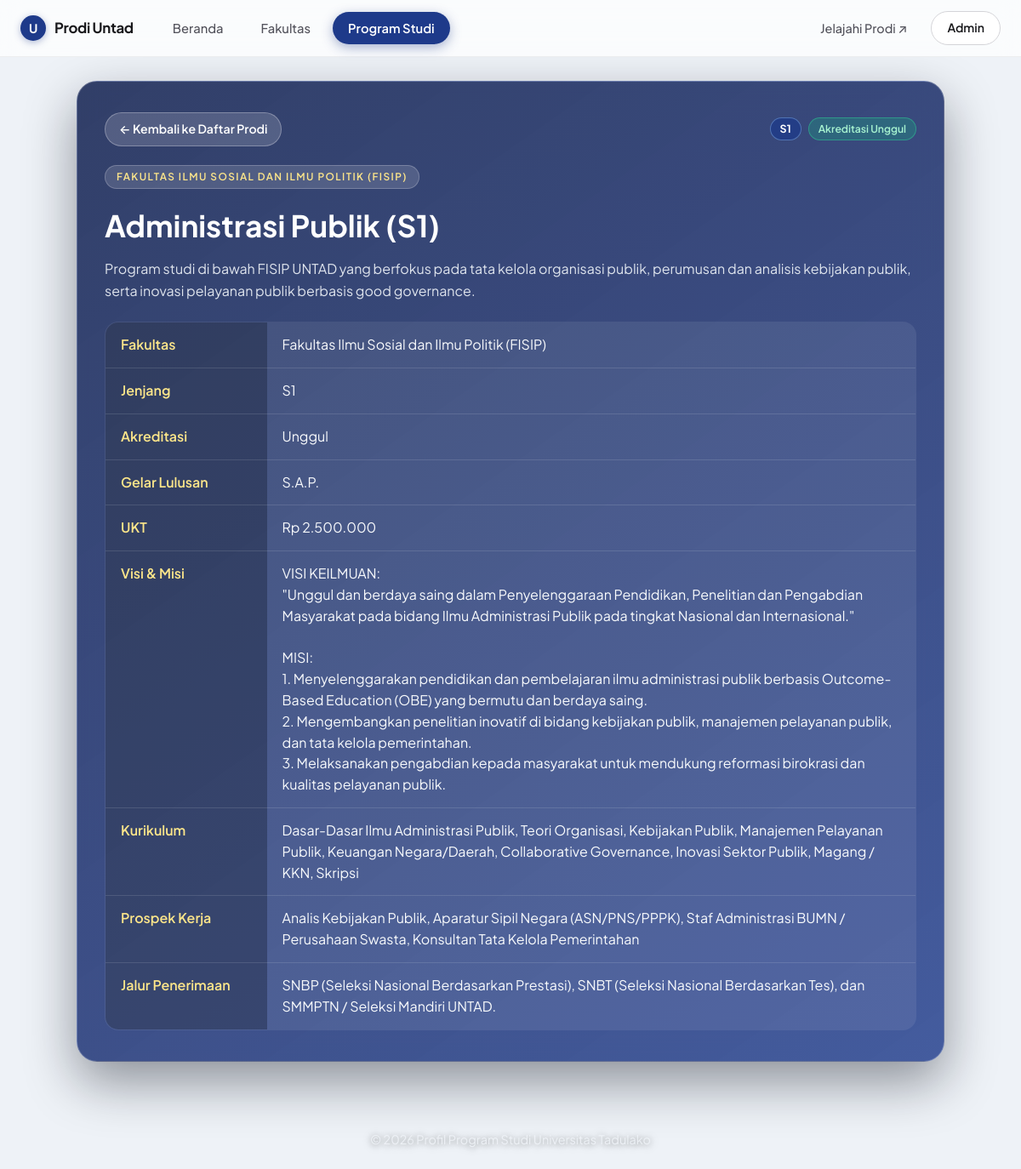
Page /index.php?c=prodi&a=detail&id=33 on the committed database.
### tables this page shows
CREATE TABLE `prodi` (
  `id` int NOT NULL AUTO_INCREMENT,
  `fakultas_id` int NOT NULL,
  `nama_prodi` varchar(150) NOT NULL,
  `jenjang` varchar(20) NOT NULL DEFAULT 'S1',
  `akreditasi` varchar(50) DEFAULT 'Baik',
  `gelar_lulusan` varchar(50) DEFAULT NULL,
  `ukt` varchar(100) DEFAULT NULL,
  `deskripsi` text,
  `visi_misi` text,
  `kurikulum` text,
  `prospek_kerja` text,
  `jalur_penerimaan` text,
  `foto_gedung` varchar(255) DEFAULT NULL,
  `maps_embed_url` text,
  PRIMARY KEY (`id`),
  KEY `fk_prodi_fakultas` (`fakultas_id`),
  CONSTRAINT `fk_prodi_fakultas` FOREIGN KEY (`fakultas_id`) REFERENCES `fakultas` (`id`) ON DELETE RESTRICT
);

CREATE TABLE `fakultas` (
  `id` int NOT NULL AUTO_INCREMENT,
  `nama_fakultas` varchar(100) NOT NULL,
  `foto_fakultas` varchar(255) DEFAULT NULL,
  PRIMARY KEY (`id`)
);

### app/controllers/Controller.php (called while the page is built)
<?php
abstract class Controller {
    protected function render(string $view, array $data = [], string $layout = 'layout'): void {
        extract($data);
        require __DIR__ . "/../views/$layout/header.php";
        require __DIR__ . "/../views/$view.php";
        require __DIR__ . "/../views/$layout/footer.php";
    }
}

### app/controllers/ProdiController.php (called while the page is built, shortened)
<?php
require_once __DIR__ . '/Controller.php';
require_once __DIR__ . '/../models/Prodi.php';
class ProdiController extends Controller {
    public function detail(): void {
        $prodi = Prodi::find((int)($_GET['id'] ?? 0));
        $this->render('prodi/detail', ['prodi' => $prodi]);
    }
}

### index.php (called while the page is built, shortened)
<?php
require_once __DIR__ . '/config/database.php';
require_once __DIR__ . '/app/helpers/functions.php';
$a = $_GET['a'] ?? 'index';
$controller = new $controllerName();
$controller->$a();

### config/database.php (called while the page is built)
<?php
function getDB(): PDO {
    static $pdo = null;
    if ($pdo === null) {
        $pdo = new PDO(
            'mysql:host=localhost;dbname=db_tubes_rpl;charset=utf8mb4',
            'root',
            '',
            [
                PDO::ATTR_ERRMODE => PDO::ERRMODE_EXCEPTION,
                PDO::ATTR_DEFAULT_FETCH_MODE => PDO::FETCH_ASSOC,
            ]
        );
    }
    return $pdo;
}

### app/models/Prodi.php (called while the page is built, shortened)
<?php
class Prodi {
    public static function find(int $id): ?array {
        $st = getDB()->prepare(
            "SELECT p.*, p.nama_prodi AS nama, f.nama_fakultas AS fakultas_nama
             FROM prodi p
             JOIN fakultas f ON f.id = p.fakultas_id
             WHERE p.id = ?"
        );
        $st->execute([$id]);
        return $st->fetch() ?: null;
    }
}

### app/helpers/functions.php (called while the page is built, shortened)
<?php
function e($s): string {
    return htmlspecialchars((string)$s, ENT_QUOTES, 'UTF-8');
}

### app/views/prodi/detail.php (the view, shortened to what this page needs)
<?php
$baris = [
    'Fakultas'         => $prodi['fakultas_nama'] ?? '',
    'Jenjang'          => $prodi['jenjang'] ?? '',
    'Akreditasi'       => $prodi['akreditasi'] ?? '',
    'Gelar Lulusan'    => $prodi['gelar_lulusan'] ?? '',
    'UKT'              => $prodi['ukt'] ?? '',
    'Visi & Misi'      => $prodi['visi_misi'] ?? '',
    'Kurikulum'        => $prodi['kurikulum'] ?? '',
    'Prospek Kerja'    => $prodi['prospek_kerja'] ?? '',
    'Jalur Penerimaan' => $prodi['jalur_penerimaan'] ?? '',
];
$bgFoto = '';
$akre = trim((string)($prodi['akreditasi'] ?? ''));
$teksAkre = strtolower($akre);
$badgeClass = 'badge-standar';
if (str_contains($teksAkre, 'unggul') || $teksAkre === 'a') {
    $badgeClass = 'badge-unggul';
} elseif (str_contains($teksAkre, 'baik sekali') || str_contains($teksAkre, 'baik')) {
    $badgeClass = 'badge-baik-sekali';
}
?>
<div class="subpage-stage <?= $bgFoto ? 'has-page-bg' : '' ?>">
    <section class="glass-panel detail-panel">
        <div class="detail-topbar">
            <a class="btn-back-pill" href="index.php?c=prodi">&larr; Kembali ke Daftar Prodi</a>
            <div class="detail-badges">
                <?php if (!empty($prodi['jenjang'])): ?>
                    <span class="jenjang-pill"><?= e($prodi['jenjang']) ?></span>
                <?php endif; ?>
                <?php if ($akre !== ''): ?>
                    <span class="akre-badge <?= e($badgeClass) ?>">Akreditasi <?= e($akre) ?></span>
                <?php endif; ?>
            </div>
        </div>
        <div class="detail-header">
            <?php if (!empty($prodi['fakultas_nama'])): ?>
                <span class="glass-eyebrow"><?= e($prodi['fakultas_nama']) ?></span>
            <?php endif; ?>
            <h1><?= e($prodi['nama']) ?> (<?= e($prodi['jenjang']) ?>)</h1>
            <?php if (trim((string)($prodi['deskripsi'] ?? '')) !== ''): ?>
                <p class="detail-desc"><?= nl2br(e($prodi['deskripsi'])) ?></p>
            <?php endif; ?>
        </div>
        <div class="detail-table-wrap">
            <table class="detail glass-detail">
                <?php foreach ($baris as $label => $isi): ?>
                    <?php if (trim((string)$isi) !== ''): ?>
                        <tr>
                            <th><?= e($label) ?></th>
                            <td><?= nl2br(e($isi)) ?></td>
                        </tr>
                    <?php endif; ?>
                <?php endforeach; ?>
            </table>
        </div>
    </section>
</div>

### public/css/style.css (style rules this page uses)
html { scroll-behavior: smooth; box-sizing: border-box; }
*, *::before, *::after { box-sizing: inherit; }
body { margin: 0; font-family: "Plus Jakarta Sans", "Segoe UI", -apple-system, BlinkMacSystemFont, sans-serif; background: #eef2f7; color: #18181b; line-height: 1.55; opacity: 1; transition: opacity 0.22s ease; -webkit-font-smoothing: antialiased; }
.btn-back-pill { display: inline-flex; align-items: center; gap: 6px; padding: 8px 16px; border-radius: 999px; text-decoration: none; font-size: 0.88rem; font-weight: 600; color: #ffffff; background: rgba(255, 255, 255, 0.16); border: 1px solid rgba(255, 255, 255, 0.28); transition: all 0.2s ease; }
.subpage-stage { position: relative; min-height: calc(100vh - 140px); }
.subpage-stage:not(.has-page-bg) .glass-panel { background: linear-gradient(145deg, rgba(23, 37, 84, 0.88), rgba(30, 58, 138, 0.82)); }
.glass-panel { position: relative; z-index: 2; background: rgba(15, 23, 42, 0.44); backdrop-filter: blur(18px); -webkit-backdrop-filter: blur(18px); border: 1px solid rgba(255, 255, 255, 0.22); border-radius: 24px; padding: 36px 32px; box-shadow: 0 24px 60px rgba(6, 11, 24, 0.42); color: #ffffff; }
.glass-eyebrow { display: inline-block; padding: 4px 13px; border-radius: 999px; background: rgba(255, 255, 255, 0.14); border: 1px solid rgba(255, 255, 255, 0.22); font-size: 0.74rem; font-weight: 600; letter-spacing: 0.12em; text-transform: uppercase; color: #fde68a; margin-bottom: 10px; }
.jenjang-pill { display: inline-flex; align-items: center; padding: 3px 11px; border-radius: 999px; font-size: 0.78rem; font-weight: 700; background: rgba(30, 58, 138, 0.78); color: #ffffff; border: 1px solid rgba(147, 197, 253, 0.4); }
.akre-badge { display: inline-flex; align-items: center; padding: 3px 11px; border-radius: 999px; font-size: 0.76rem; font-weight: 600; }
.badge-unggul { background: rgba(16, 185, 129, 0.26); color: #a7f3d0; border: 1px solid rgba(52, 211, 153, 0.45); }
.detail-topbar { display: flex; justify-content: space-between; align-items: center; gap: 12px; flex-wrap: wrap; margin-bottom: 22px; }
.detail-badges { display: flex; gap: 8px; align-items: center; flex-wrap: wrap; }
.detail-header { margin-bottom: 22px; }
.detail-header h1 { margin: 6px 0 10px; font-size: clamp(1.65rem, 3vw, 2.2rem); font-weight: 700; color: #ffffff; }
.detail-desc { margin: 0; color: rgba(241, 245, 249, 0.9); line-height: 1.68; }
.glass-detail { width: 100%; border-collapse: collapse; background: rgba(255, 255, 255, 0.08); border-radius: 16px; overflow: hidden; border: 1px solid rgba(255, 255, 255, 0.18); }
.glass-detail th, .glass-detail td { text-align: left; padding: 14px 18px; border-bottom: 1px solid rgba(255, 255, 255, 0.12); vertical-align: top; }
.glass-detail tr:last-child th, .glass-detail tr:last-child td { border-bottom: none; }
.glass-detail th { width: 190px; color: #fde68a; font-weight: 600; background: rgba(15, 23, 42, 0.35); }
.glass-detail td { color: #f8fafc; }

### rows in the picture
prodi: jenjang "S1", akreditasi "Unggul", fakultas.nama_fakultas "FAKULTAS ILMU SOSIAL DAN ILMU POLITIK (FISIP)", nama_prodi "Administrasi Publik", deskripsi "Program studi di bawah FISIP UNTAD yang berfokus pada tata kelola organisasi publik, perumusan dan analisis kebijakan publik, serta inovasi pelayanan publik berbasis good governance.", fakultas.nama_fakultas "Fakultas Ilmu Sosial dan Ilmu Politik (FISIP)", gelar_lulusan "S.A.P.", ukt "Rp 2.500.000", visi_misi "VISI KEILMUAN: \"Unggul dan berdaya saing dalam Penyelenggaraan Pendidikan, Penelitian dan Pengabdian Masyarakat pada bidang Ilmu Administrasi Publik pada tingkat Nasional dan Internasional.\" MISI: 1. Menyelenggarakan pendidikan dan pembelajaran ilmu administrasi publik berbasis Outcome-Based Education (OBE) yang bermutu dan berdaya saing. 2. Mengembangkan penelitian inovatif di bidang kebijakan publik, manajemen pelayanan publik, dan tata kelola pemerintahan. 3. Melaksanakan pengabdian kepada masyarakat untuk mendukung reformasi birokrasi dan kualitas pelayanan publik.", kurikulum "Dasar-Dasar Ilmu Administrasi Publik, Teori Organisasi, Kebijakan Publik, Manajemen Pelayanan Publik, Keuangan Negara/Daerah, Collaborative Governance, Inovasi Sektor Publik, Magang / KKN, Skripsi", prospek_kerja "Analis Kebijakan Publik, Aparatur Sipil Negara (ASN/PNS/PPPK), Staf Administrasi BUMN / Perusahaan Swasta, Konsultan Tata Kelola Pemerintahan", jalur_penerimaan "SNBP (Seleksi Nasional Berdasarkan Prestasi), SNBT (Seleksi Nasional Berdasarkan Tes), dan SMMPTN / Seleksi Mandiri UNTAD."

### other values in the picture
$label "Fakultas"
$label "Jenjang"
$label "Akreditasi"
$label "Gelar Lulusan"
$label "UKT"
$label "Visi & Misi"
$label "Kurikulum"
$label "Prospek Kerja"
$label "Jalur Penerimaan"
